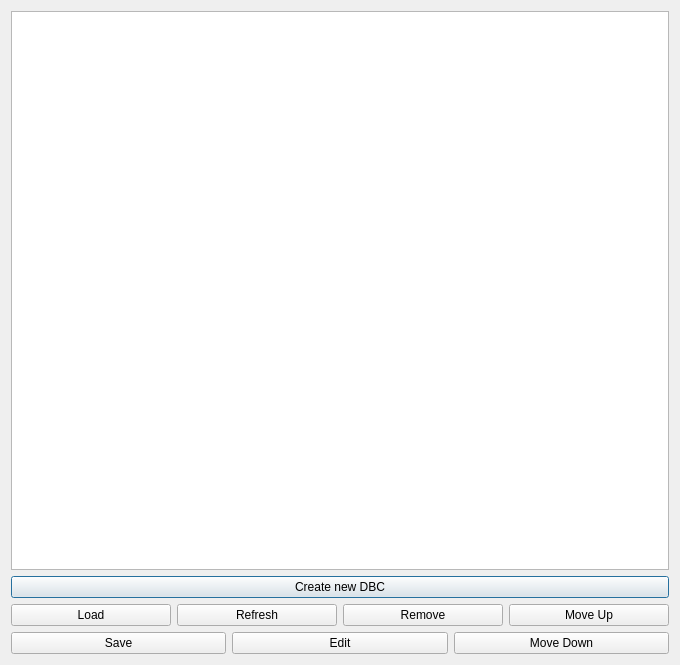
<?xml version="1.0" encoding="UTF-8"?>
<ui version="4.0">
 <class>DBCLoadSaveWindow</class>
 <widget class="QDialog" name="DBCLoadSaveWindow">
  <property name="geometry">
   <rect>
    <x>0</x>
    <y>0</y>
    <width>680</width>
    <height>665</height>
   </rect>
  </property>
  <property name="windowTitle">
   <string>DBC File Manager</string>
  </property>
  <layout class="QVBoxLayout" name="verticalLayout">
   <item>
    <widget class="QTableWidget" name="tableFiles"/>
   </item>
   <item>
    <widget class="QPushButton" name="btnNewDBC">
     <property name="text">
      <string>Create new DBC</string>
     </property>
    </widget>
   </item>
   <item>
    <layout class="QHBoxLayout" name="horizontalLayout">
     <item>
      <widget class="QPushButton" name="btnLoad">
       <property name="text">
        <string>Load</string>
       </property>
      </widget>
     </item>
     <item>
      <widget class="QPushButton" name="btnRefresh">
       <property name="text">
        <string>Refresh</string>
       </property>
      </widget>
     </item>
     <item>
      <widget class="QPushButton" name="btnRemove">
       <property name="text">
        <string>Remove</string>
       </property>
      </widget>
     </item>
     <item>
      <widget class="QPushButton" name="btnMoveUp">
       <property name="text">
        <string>Move Up</string>
       </property>
      </widget>
     </item>
    </layout>
   </item>
   <item>
    <layout class="QHBoxLayout" name="horizontalLayout_2">
     <item>
      <widget class="QPushButton" name="btnSave">
       <property name="text">
        <string>Save</string>
       </property>
      </widget>
     </item>
     <item>
      <widget class="QPushButton" name="btnEdit">
       <property name="text">
        <string>Edit</string>
       </property>
      </widget>
     </item>
     <item>
      <widget class="QPushButton" name="btnMoveDown">
       <property name="text">
        <string>Move Down</string>
       </property>
      </widget>
     </item>
    </layout>
   </item>
  </layout>
 </widget>
 <resources/>
 <connections/>
</ui>
